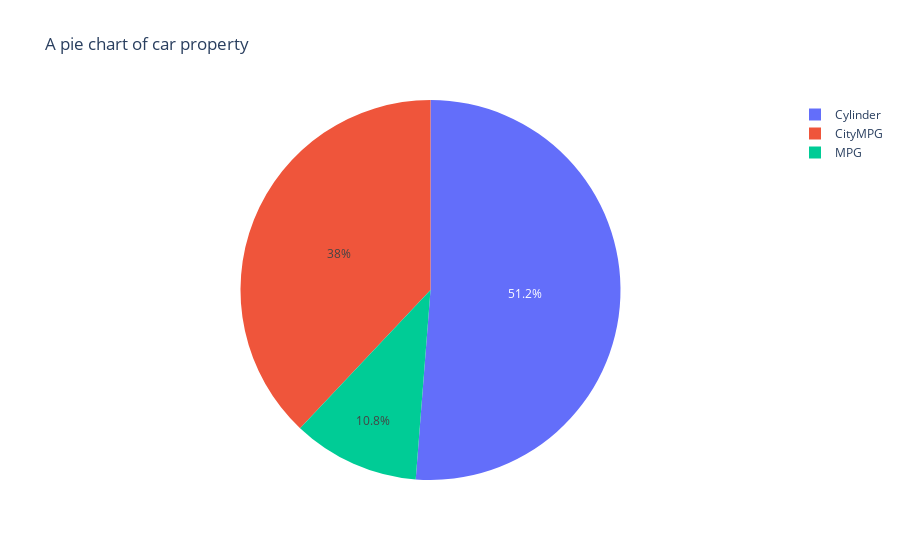

Notebook code cell kept with this figure:
### Code cell
#pie chart of cars
from multiprocessing.sharedctypes import Value

from matplotlib.pyplot import title


cylinder=car['Cylinders'].sum()
cityM=car['CityMpg'].sum()
mpg=car['MPG'].sum()

px.pie(names=['MPG','CityMPG','Cylinder'],values=[cylinder,cityM,mpg],title="A pie chart of car property")

### Figure 1 — Plotly figure (JSON) as saved in the notebook; plotly's stock layout.template omitted (floating-point values rounded to 4 significant figures)
{"data": [{"domain": {"x": [0, 1], "y": [0, 1]}, "hovertemplate": "label=%{label}<br>value=%{value}<extra></extra>", "labels": ["MPG", "CityMPG", "Cylinder"], "legendgroup": "", "name": "", "showlegend": true, "type": "pie", "values": [66893, 235102, 317359]}], "layout": {"legend": {"tracegroupgap": 0}, "title": {"text": "A pie chart of car property"}}}
